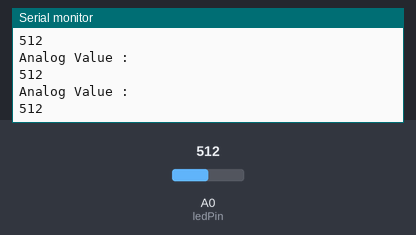
Bench run of a sketch on a simulated Arduino Uno, built with avr-gcc and run on an emulated ATmega328P. Shown: the last lines printed to the serial monitor. The test bench sets the inputs (shaded band); at power-on: A0 (ledPin) = 512.

Above: at 1.2 s.
1.3 s: A0 (ledPin) set to 490
At 1.56 s:
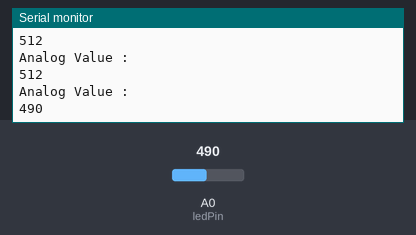
2.8 s: A0 (ledPin) set to 510
At 2.96 s:
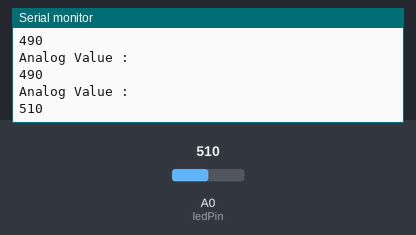
Timing chart, 0 to 5.8 s (numbered marks = the images above; inputs shaded):
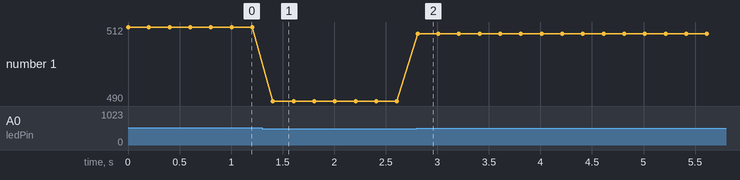

Measured:
- after the input at 1.3 s, the serial monitor: prints a new line after 0.10 s (image 1)
- after the input at 2.8 s, the serial monitor: prints a new line at once (image 2)
- plotted number 1: 512 → 490 after the input at 1.3 s, 490 → 510 after the input at 2.8 s

The sketch:

LDR_Fotowiderstand_Test.ino
```cpp
/*
Project:  LDR - Fotowiderstand Test
Author:   Thomas Edlinger for www.edistechlab.com
Date:     Created 25.06.2020
Version:  V1.0
IDE:      Arduino IDE 1.8.13

Required Board (Tools -> Board -> Boards Manager...)
 - Board: esp8266 by ESP8266 Community   V2.7.4
*/

const int ledPin=14;
const int ldrPin=A0;

void setup() {
  Serial.begin(115200);
  pinMode(ledPin, OUTPUT);
  pinMode(ldrPin, INPUT);
}

void loop() {
  int value = analogRead(A0);
  Serial.println("Analog Value :");
  Serial.println(value);
  if (value < 500) {
    digitalWrite(ledPin, HIGH);
  }
  else {
    digitalWrite(ledPin, LOW);
  }
  delay(200);
}
```
